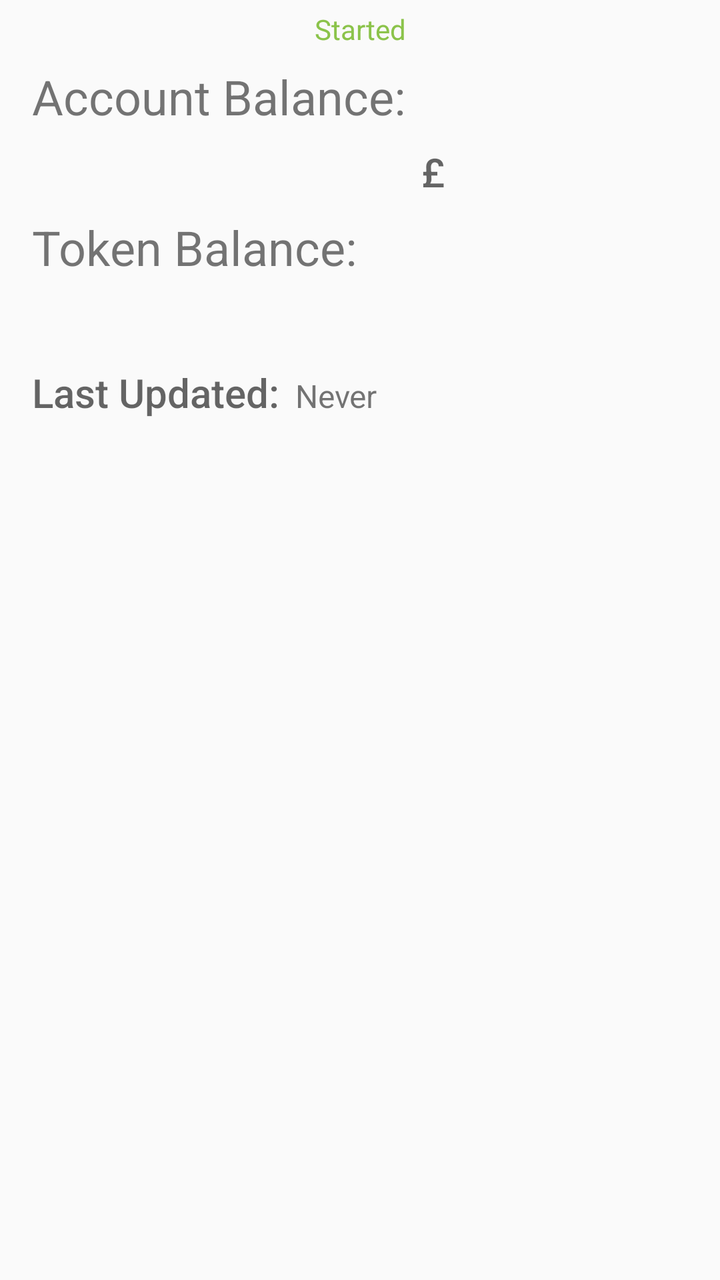
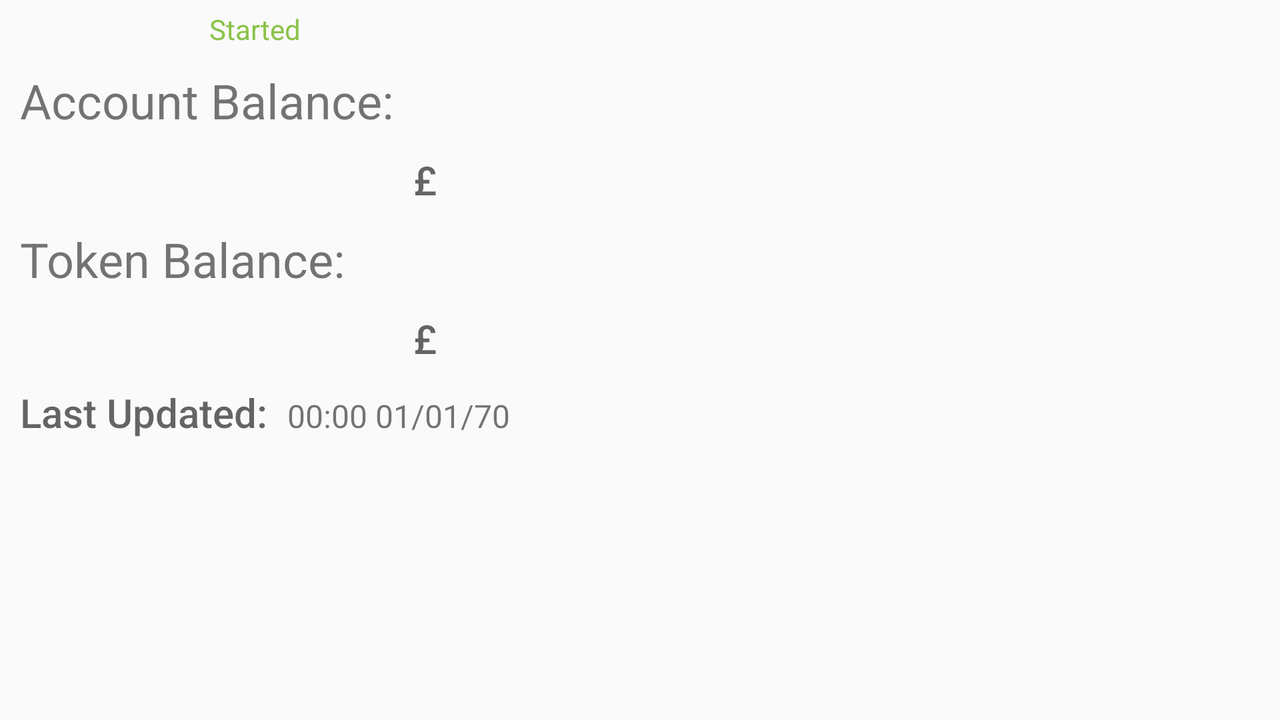

First picture: res/layout/ on a phone held upright. Second picture: the repository's own variant of that layout, on a device whose configuration matches the variant's folder. Source for both follows.
<!-- AndroidManifest.xml: application theme AppTheme -->
<!-- res/layout/epos_layout.xml -->
<?xml version="1.0" encoding="utf-8"?>
<LinearLayout xmlns:android="http://schemas.android.com/apk/res/android"
    android:layout_width="match_parent"
    android:layout_height="match_parent"
    android:orientation="vertical">

    <TextView
        android:id="@+id/Status"
        android:layout_width="match_parent"
        android:layout_height="wrap_content"
        android:layout_gravity="top"
        android:layout_marginTop="5dp"
        android:gravity="center"
        android:text="@string/started"
        android:textColor="@color/abc_search_url_text_holo"
        android:freezesText="true"/>

    <RelativeLayout
        android:id="@+id/progressBar"
        android:visibility="gone"
        android:layout_width="match_parent"
        android:layout_height="match_parent"
        android:gravity="center">


        <ProgressBar
            android:layout_width="match_parent"
            android:layout_height="wrap_content"
            android:indeterminate="true"
            android:keepScreenOn="true"
            />

    </RelativeLayout>

    <RelativeLayout xmlns:android="http://schemas.android.com/apk/res/android"
        android:layout_width="match_parent"
        android:layout_height="wrap_content"
        android:elevation="2dp">



        <TextView
            android:id="@+id/AccountTitle"
            android:layout_width="wrap_content"
            android:layout_height="wrap_content"
            android:gravity="left"
            android:padding="8dp"
            android:layout_marginLeft="8dp"
            android:text="@string/account_balance"
            android:textSize="24sp" />

        <TextView
            android:id="@+id/AccountBalance"
            android:layout_width="match_parent"
            android:layout_height="wrap_content"
            android:layout_below="@+id/AccountTitle"
            android:layout_toRightOf="@+id/AccountTitle"
            android:gravity="left"
            android:text="@string/pound"
            android:textSize="20sp"
            android:freezesText="true"
            android:textAppearance="@android:style/TextAppearance.DeviceDefault.Medium" />

        <TextView
            android:id="@+id/TokenTitle"
            android:layout_width="wrap_content"
            android:layout_height="wrap_content"
            android:layout_below="@+id/AccountBalance"
            android:gravity="left"
            android:padding="8dp"
            android:layout_marginLeft="8dp"
            android:text="@string/token_balance"
            android:textSize="24sp" />

        <TextView
            android:id="@+id/TokenBalance"
            android:layout_width="match_parent"
            android:layout_height="wrap_content"
            android:layout_alignLeft="@id/AccountBalance"
            android:layout_below="@+id/TokenTitle"
            android:gravity="left"
            android:textSize="20sp"
            android:freezesText="true"
            android:textAppearance="@android:style/TextAppearance.DeviceDefault.Medium" />


        <TextView
            android:id="@+id/DateTitle"
            android:layout_width="wrap_content"
            android:layout_height="wrap_content"
            android:layout_below="@+id/TokenBalance"
            android:gravity="left"
            android:padding="8dp"
            android:layout_marginLeft="8dp"
            android:text="@string/last_updated"
            android:textSize="20sp"
            android:textAppearance="@android:style/TextAppearance.DeviceDefault.Medium" />

        <TextView
            android:id="@+id/DateBalance"
            android:layout_width="match_parent"
            android:layout_height="wrap_content"
            android:layout_alignBaseline="@+id/DateTitle"
            android:layout_toRightOf="@id/DateTitle"
            android:gravity="left"
            android:text="@string/never_updated"
            android:textSize="16sp"
            android:textStyle="normal"
            android:freezesText="true" />
    </RelativeLayout>

    <ListView
        android:paddingLeft="16dp"
        android:layout_width="match_parent"
        android:layout_height="match_parent"
        android:id="@+id/transactionsListView"
        android:layout_centerHorizontal="true"
        />


</LinearLayout>
<!-- resources referenced by this layout -->
<resources>
  <color name="abc_search_url_text_holo">#8bc34a</color>
  <string name="account_balance">Account Balance: </string>
  <string name="last_updated">Last Updated: </string>
  <string name="never_updated">Never</string>
  <string name="pound">£</string>
  <string name="started">Started</string>
  <string name="token_balance">Token Balance: </string>
  <style name="AppTheme" parent="Theme.AppCompat.Light">
          <item name="android:actionBarStyle">@style/MyActionBar</item>
          <item name="android:actionBarTabStyle">@style/ActionBarTabStyle.</item>
          <item name="android:popupMenuStyle">@style/PopupMenu.</item>
          <item name="android:moreIcon">@drawable/ic_action_overflow</item>
          <item name="android:textAppearanceSmallPopupMenu">@style/myPopupMenuTextAppearanceSmall
          </item>
          <item name="android:textAppearanceLargePopupMenu">@style/myPopupMenuTextAppearanceLarge
          </item>
  
          
          <item name="textAppearanceSmallPopupMenu">@style/myPopupMenuTextAppearanceSmall</item>
          <item name="textAppearanceLargePopupMenu">@style/myPopupMenuTextAppearanceLarge</item>
          <item name="actionBarStyle">@style/MyActionBar</item>
          <item name="actionBarTabStyle">@style/ActionBarTabStyle.</item>
          <item name="popupMenuStyle">@style/PopupMenu.</item>
      </style>
  <style name="MyActionBar" parent="@style/Widget.AppCompat.Light.ActionBar.Solid.Inverse">
          <item name="android:background">@drawable/ab_solid_</item>
          <item name="background">@drawable/ab_solid_</item>
          <item name="backgroundStacked">@drawable/ab_stacked_solid_</item>
          
          
          
      </style>
  <style name="ActionBarTabStyle." parent="@style/Widget.AppCompat.ActionBar.TabView">
          <item name="android:background">@drawable/tabstyle</item>
          <item name="background">@drawable/tabstyle</item>
      </style>
  <style name="PopupMenu." parent="@style/Widget.AppCompat.PopupMenu">
          <item name="android:popupBackground">@drawable/menu_dropdown_panel_</item>
          <item name="android:listSelector">@drawable/selectable_background_</item>
      </style>
  <style name="myPopupMenuTextAppearanceSmall" parent="@style/TextAppearance.AppCompat.Light.Widget.PopupMenu.Small">
          <item name="android:textColor">#FFFFFF</item>
      </style>
  <style name="myPopupMenuTextAppearanceLarge" parent="@style/TextAppearance.AppCompat.Light.Widget.PopupMenu.Large">
          <item name="android:textColor">#FFFFFF</item>
      </style>
  <!-- drawable selectable_background_ (drawable) -->
  <?xml version="1.0" encoding="utf-8"?>
  <selector xmlns:android="http://schemas.android.com/apk/res/android" android:exitFadeDuration="@android:integer/config_mediumAnimTime">
      <item android:drawable="@drawable/tab_selected_vertical" android:state_activated="true" />
      <item android:drawable="@drawable/list_focused_" android:state_focused="true" android:state_pressed="false" />
      <item android:drawable="@drawable/list_pressed_" android:state_pressed="true" />
      <item android:drawable="@android:color/transparent" />
  </selector>
</resources>
<!-- res/layout-land/epos_layout.xml (the author's variant of the layout above) -->
<!-- drawn on the phone turned sideways -->
<?xml version="1.0" encoding="utf-8"?>
<RelativeLayout xmlns:android="http://schemas.android.com/apk/res/android"
    android:layout_width="match_parent"
    android:layout_height="match_parent"
    android:orientation="vertical">

    <RelativeLayout
        android:layout_width="wrap_content"
        android:layout_height="match_parent"
        android:id="@+id/BalanceLayout">

        <TextView
            android:id="@+id/Status"
            android:layout_width="wrap_content"
            android:layout_height="wrap_content"
            android:layout_marginTop="5dp"
            android:gravity="center"
            android:text="@string/started"
            android:textColor="@color/abc_search_url_text_holo"
            android:freezesText="true"
            android:layout_centerHorizontal="true" />

        <TextView
            android:id="@+id/AccountTitle"
            android:layout_width="wrap_content"
            android:layout_height="wrap_content"
            android:layout_below="@+id/Status"
            android:gravity="left"
            android:padding="10dp"
            android:text="@string/account_balance"
            android:textSize="24sp" />

        <TextView
            android:id="@+id/AccountBalance"
            android:layout_width="wrap_content"
            android:layout_height="wrap_content"
            android:layout_below="@+id/AccountTitle"
            android:layout_toRightOf="@+id/AccountTitle"
            android:gravity="left"
            android:text="@string/pound"
            android:textSize="20sp"
            android:textAppearance="@android:style/TextAppearance.DeviceDefault.Medium"
            android:freezesText="true" />

        <TextView
            android:id="@+id/TokenTitle"
            android:layout_width="wrap_content"
            android:layout_height="wrap_content"
            android:layout_below="@+id/AccountBalance"
            android:gravity="left"
            android:padding="10dp"
            android:text="@string/token_balance"
            android:textSize="24sp" />

        <TextView
            android:id="@+id/TokenBalance"
            android:layout_width="wrap_content"
            android:layout_height="wrap_content"
            android:layout_alignLeft="@id/AccountBalance"
            android:layout_below="@+id/TokenTitle"
            android:gravity="left"
            android:text="@string/pound"
            android:textSize="20sp"
            android:textAppearance="@android:style/TextAppearance.DeviceDefault.Medium"
            android:freezesText="true" />

        <TextView
            android:id="@+id/DateTitle"
            android:layout_width="wrap_content"
            android:layout_height="wrap_content"
            android:layout_below="@+id/TokenBalance"
            android:gravity="left"
            android:padding="10dp"
            android:text="@string/last_updated"
            android:textSize="20sp"
            android:textAppearance="@android:style/TextAppearance.DeviceDefault.Medium" />

        <TextView
            android:id="@+id/DateBalance"
            android:layout_width="wrap_content"
            android:layout_height="wrap_content"
            android:layout_alignBaseline="@+id/DateTitle"
            android:layout_toRightOf="@id/DateTitle"
            android:gravity="left"
            android:text="@string/time_zero"
            android:textSize="16sp"
            android:textStyle="normal"
            android:freezesText="true" />

    </RelativeLayout>

    <ListView
        android:layout_width="match_parent"
        android:layout_height="match_parent"
        android:id="@+id/transactionsListView"
        android:layout_centerHorizontal="true"
        android:layout_marginLeft="8dp"
        android:layout_marginRight="8dp"
        android:layout_toRightOf="@+id/BalanceLayout" />

</RelativeLayout>
<!-- resources referenced by the variant -->
<!-- as the phone turned sideways resolves them -->
<resources>
  <color name="abc_search_url_text_holo">#8bc34a</color>
  <string name="account_balance">Account Balance: </string>
  <string name="last_updated">Last Updated: </string>
  <string name="pound">£</string>
  <string name="started">Started</string>
  <string name="time_zero">00:00 01/01/70 </string>
  <string name="token_balance">Token Balance: </string>
  <style name="AppTheme" parent="Theme.AppCompat.Light">
          <item name="android:actionBarStyle">@style/MyActionBar</item>
          <item name="android:actionBarTabStyle">@style/ActionBarTabStyle.</item>
          <item name="android:popupMenuStyle">@style/PopupMenu.</item>
          <item name="android:moreIcon">@drawable/ic_action_overflow</item>
          <item name="android:textAppearanceSmallPopupMenu">@style/myPopupMenuTextAppearanceSmall
          </item>
          <item name="android:textAppearanceLargePopupMenu">@style/myPopupMenuTextAppearanceLarge
          </item>
  
          
          <item name="textAppearanceSmallPopupMenu">@style/myPopupMenuTextAppearanceSmall</item>
          <item name="textAppearanceLargePopupMenu">@style/myPopupMenuTextAppearanceLarge</item>
          <item name="actionBarStyle">@style/MyActionBar</item>
          <item name="actionBarTabStyle">@style/ActionBarTabStyle.</item>
          <item name="popupMenuStyle">@style/PopupMenu.</item>
      </style>
  <style name="MyActionBar" parent="@style/Widget.AppCompat.Light.ActionBar.Solid.Inverse">
          <item name="android:background">@drawable/ab_solid_</item>
          <item name="background">@drawable/ab_solid_</item>
          <item name="backgroundStacked">@drawable/ab_stacked_solid_</item>
          
          
          
      </style>
  <style name="ActionBarTabStyle." parent="@style/Widget.AppCompat.ActionBar.TabView">
          <item name="android:background">@drawable/tabstyle</item>
          <item name="background">@drawable/tabstyle</item>
      </style>
  <style name="PopupMenu." parent="@style/Widget.AppCompat.PopupMenu">
          <item name="android:popupBackground">@drawable/menu_dropdown_panel_</item>
          <item name="android:listSelector">@drawable/selectable_background_</item>
      </style>
  <style name="myPopupMenuTextAppearanceSmall" parent="@style/TextAppearance.AppCompat.Light.Widget.PopupMenu.Small">
          <item name="android:textColor">#FFFFFF</item>
      </style>
  <style name="myPopupMenuTextAppearanceLarge" parent="@style/TextAppearance.AppCompat.Light.Widget.PopupMenu.Large">
          <item name="android:textColor">#FFFFFF</item>
      </style>
  <!-- drawable selectable_background_ (drawable) -->
  <?xml version="1.0" encoding="utf-8"?>
  <selector xmlns:android="http://schemas.android.com/apk/res/android" android:exitFadeDuration="@android:integer/config_mediumAnimTime">
      <item android:drawable="@drawable/tab_selected_vertical" android:state_activated="true" />
      <item android:drawable="@drawable/list_focused_" android:state_focused="true" android:state_pressed="false" />
      <item android:drawable="@drawable/list_pressed_" android:state_pressed="true" />
      <item android:drawable="@android:color/transparent" />
  </selector>
</resources>
